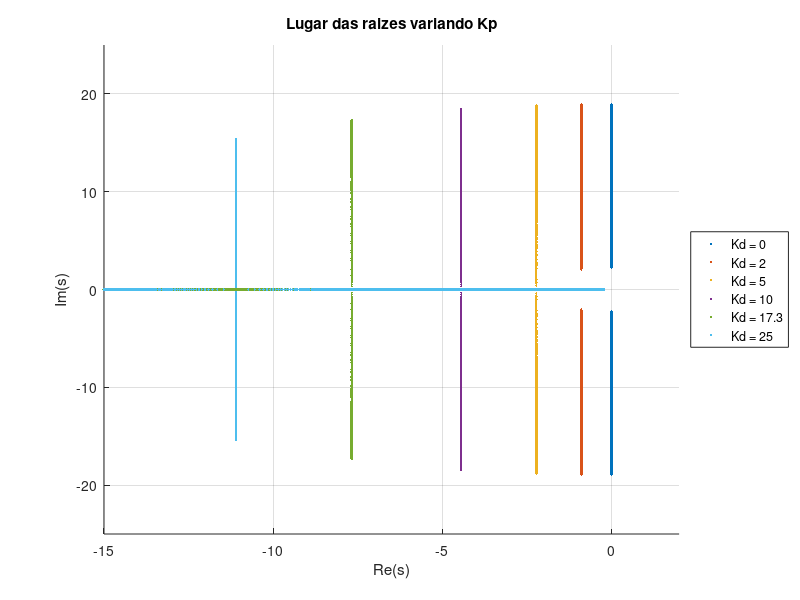

MATLAB code for this plot:
a  = 0.8879;
b  = 4.9;
Kd = [0 2 5 10 17.3 25];
Kp = linspace(0, 400, 2000);

figure(1); clf; hold on; grid on;
for i = 1:numel(Kd)
  r = zeros(numel(Kp), 2);
  for k = 1:numel(Kp)
    r(k,:) = roots([1, a*Kd(i), b + a*Kp(k)]).';
  end
  h(i) = plot(real(r(:)), imag(r(:)), '.', 'markersize', 5);
  leg{i} = sprintf('Kd = %g', Kd(i));
end
legend(h, leg, 'location', 'eastoutside');
xlabel('Re(s)'); ylabel('Im(s)');
title('Lugar das raizes variando Kp');
axis([-15 2 -25 25]);
